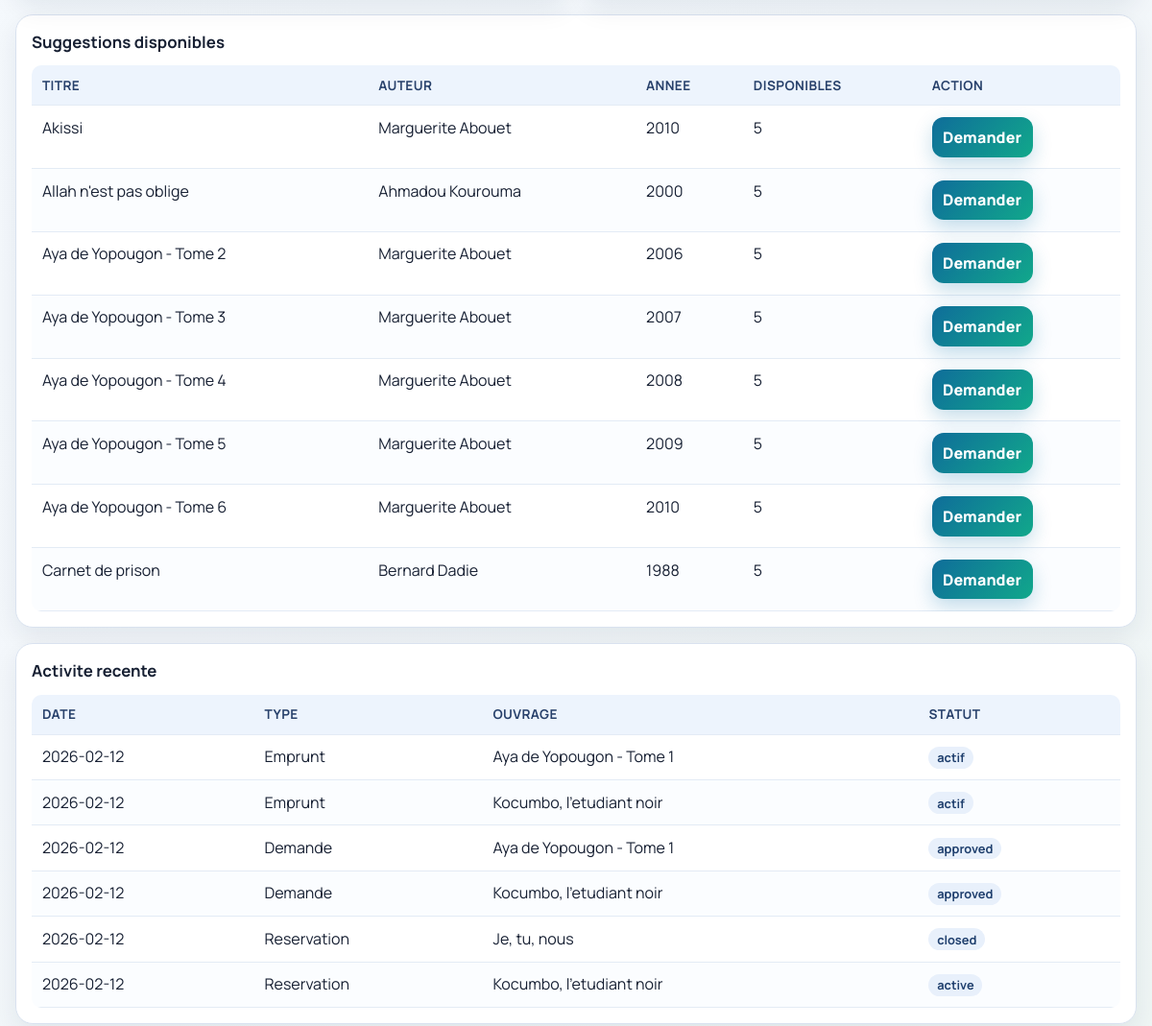
The app's page /me (signed in, middle part), older data.
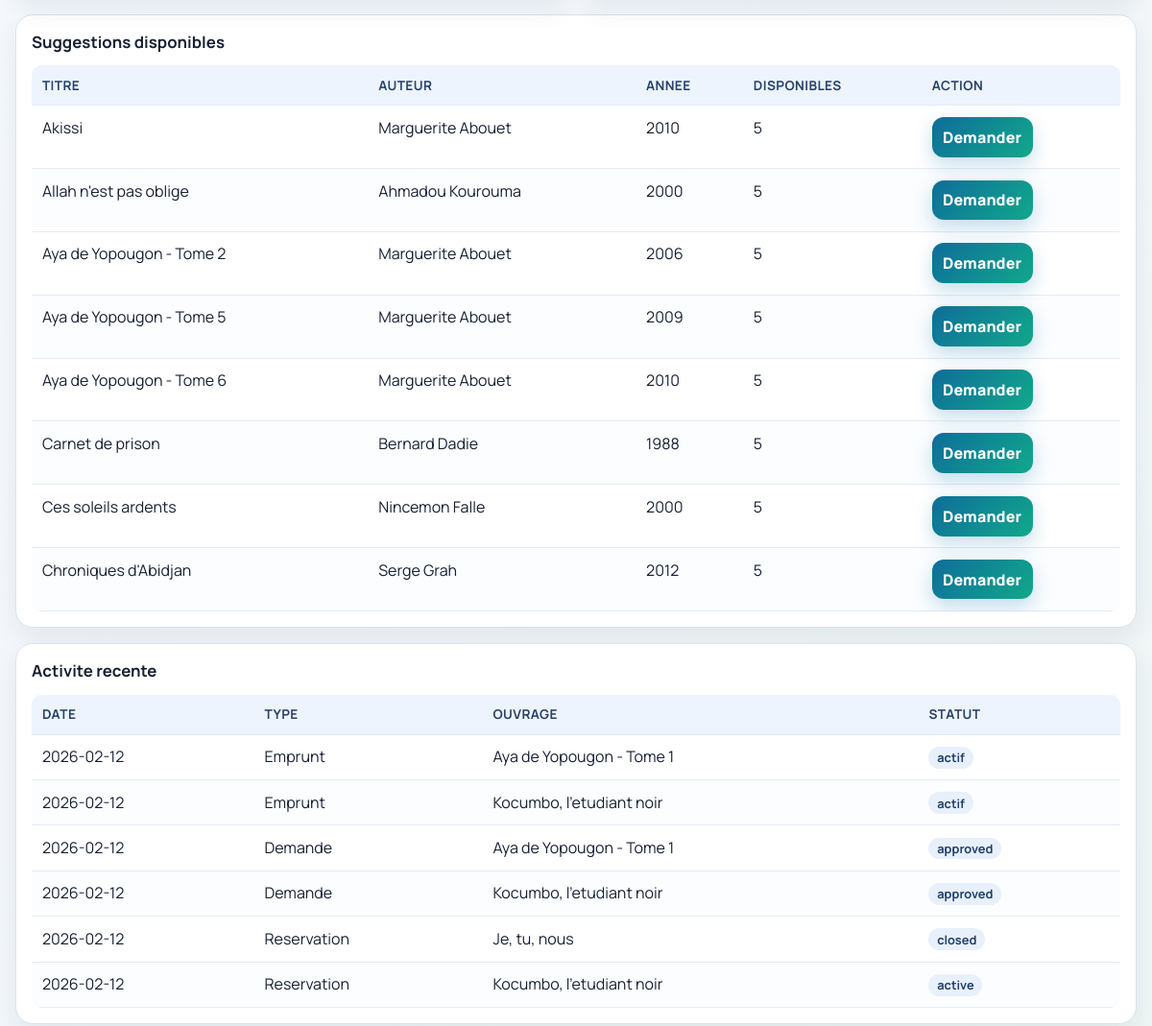
The same page, newer data.
### tables this page shows
CREATE TABLE books (
                id INTEGER PRIMARY KEY AUTOINCREMENT,
                title TEXT NOT NULL,
                author TEXT NOT NULL,
                isbn TEXT UNIQUE,
                total_copies INTEGER NOT NULL CHECK(total_copies >= 0),
                available_copies INTEGER NOT NULL CHECK(available_copies >= 0)
            , publisher TEXT, publication_year INTEGER);

### app.py (the view)
@app.route("/me")
@login_required
def user_dashboard():
    user = get_current_user()
    if user and user["role"] == "admin":
        return redirect(url_for("admin_dashboard"))
    with get_db_connection() as conn:
        sync_user_suspensions(conn)
        user_stats = {
            "active_loans": conn.execute(
                "SELECT COUNT(*) AS c FROM loans WHERE user_id = ? AND return_date IS NULL",
                (user["id"],),
            ).fetchone()["c"],
            "overdue_loans": conn.execute(
                """
                SELECT COUNT(*) AS c
                FROM loans
                WHERE user_id = ? AND return_date IS NULL
                  AND due_date IS NOT NULL AND due_date < date('now')
                """,
                (user["id"],),
            ).fetchone()["c"],
            "pending_requests": conn.execute(
                """
                SELECT COUNT(*) AS c
                FROM loan_requests
                WHERE user_id = ? AND status = 'pending'
                """,
                (user["id"],),
            ).fetchone()["c"],
            "active_reservations": conn.execute(
                """
                SELECT COUNT(*) AS c
                FROM reservations
                WHERE user_id = ? AND status = 'active'
                """,
                (user["id"],),
            ).fetchone()["c"],
        }
        my_active_loans = conn.execute(
            """
            SELECT l.id, l.loan_date, l.due_date, b.title AS book_title,
                   CASE
                       WHEN l.due_date IS NOT NULL AND l.due_date < date('now') THEN 1
                       ELSE 0
                   END AS is_overdue
            FROM loans l
            JOIN books b ON b.id = l.book_id
            WHERE l.user_id = ? AND l.return_date IS NULL
            ORDER BY l.id DESC
            """,
            (user["id"],),
        ).fetchall()
        my_history = conn.execute(
            """
            SELECT l.id, l.loan_date, l.due_date, l.return_date, b.title AS book_title
            FROM loans l
            JOIN books b ON b.id = l.book_id
            WHERE l.user_id = ?
            ORDER BY l.id DESC
            LIMIT 20
            """,
            (user["id"],),
        ).fetchall()
        overdue_details = conn.execute(
            """
            SELECT b.title AS book_title, l.due_date
            FROM loans l
            JOIN books b ON b.id = l.book_id
            WHERE l.user_id = ? AND l.return_date IS NULL
              AND l.due_date IS NOT NULL AND l.due_date < date('now')
            ORDER BY l.due_date ASC
            """,
            (user["id"],),
        ).fetchall()
        due_soon = conn.execute(
            """
            SELECT b.title AS book_title, l.due_date
            FROM loans l
            JOIN books b ON b.id = l.book_id
            WHERE l.user_id = ? AND l.return_date IS NULL
              AND l.due_date IS NOT NULL
              AND l.due_date BETWEEN date('now') AND date('now', '+3 day')
            ORDER BY l.due_date ASC
            """,
            (user["id"],),
        ).fetchall()
        my_requests = conn.execute(
            """
            SELECT r.id, r.request_date, r.status, b.title AS book_title
            FROM loan_requests r
            JOIN books b ON b.id = r.book_id
            WHERE r.user_id = ?
            ORDER BY r.id DESC
            """,
            (user["id"],),
        ).fetchall()
        my_reservations = conn.execute(
            """
            SELECT r.id, r.reservation_date, r.status, b.title AS book_title
            FROM reservations r
            JOIN books b ON b.id = r.book_id
            WHERE r.user_id = ?
            ORDER BY r.id DESC
            """,
            (user["id"],),
        ).fetchall()
        books_list = conn.execute(
            "SELECT id, title, author, publication_year, available_copies FROM books ORDER BY title"
        ).fetchall()
        suggested_books = conn.execute(
            """
            SELECT id, title, author, publication_year, available_copies
            FROM books
            WHERE available_copies > 0
            ORDER BY available_copies DESC, title ASC
            LIMIT 8
            """
        ).fetchall()
        recent_activity = conn.execute(
            """
            SELECT event_date, event_type, item_title, status
            FROM (
                SELECT l.loan_date AS event_date,
                       'Emprunt' AS event_type,
                       b.title AS item_title,
                       CASE
                           WHEN l.return_date IS NULL THEN 'actif'
                           ELSE 'retourne'
                       END AS status
                FROM loans l
                JOIN books b ON b.id = l.book_id
                WHERE l.user_id = ?

                UNION ALL

                SELECT r.request_date AS event_date,
                       'Demande' AS event_type,
                       b.title AS item_title,
                       r.status AS status
                FROM loan_requests r
                JOIN books b ON b.id = r.book_id
                WHERE r.user_id = ?

                UNION ALL

                SELECT rs.reservation_date AS event_date,
                       'Reservation' AS event_type,
                       b.title AS item_title,
                       rs.status AS status
                FROM reservations rs
                JOIN books b ON b.id = rs.book_id
                WHERE rs.user_id = ?
            )
            ORDER BY event_date DESC
            LIMIT 12
            """,
            (user["id"], user["id"], user["id"]),
        ).fetchall()
        weekly_user_rows = conn.execute(
            """
            WITH RECURSIVE days(day) AS (
                SELECT date('now', '-6 day')
                UNION ALL
                SELECT date(day, '+1 day') FROM days WHERE day < date('now')
            )
            SELECT
                day,
                COALESCE((
                    SELECT COUNT(*)
                    FROM loans l
                    WHERE l.user_id = ? AND l.loan_date = day
                ), 0) AS loans_count,
                COALESCE((
                    SELECT COUNT(*)
                    FROM loan_requests r
                    WHERE r.user_id = ? AND r.request_date = day
                ), 0) AS requests_count,
                COALESCE((
                    SELECT COUNT(*)
                    FROM reservations rs
                    WHERE rs.user_id = ? AND rs.reservation_date = day
                ), 0) AS reservations_count
            FROM days
            ORDER BY day
            """,
            (user["id"], user["id"], user["id"]),
        ).fetchall()
    user_overview_chart = {
        "labels": ["Emprunts actifs", "Retards", "Demandes en attente", "Reservations actives"],
        "values": [
            user_stats["active_loans"],
            user_stats["overdue_loans"],
            user_stats["pending_requests"],
            user_stats["active_reservations"],
        ],
    }
    weekly_user_chart = {
        "labels": [row["day"] for row in weekly_user_rows],
        "loans": [row["loans_count"] for row in weekly_user_rows],
        "requests": [row["requests_count"] for row in weekly_user_rows],
        "reservations": [row["reservations_count"] for row in weekly_user_rows],
    }
    return render_template(
        "user_dashboard.html",
        user_stats=user_stats,
        overdue_details=overdue_details,
        due_soon=due_soon,
        recent_activity=recent_activity,
        suggested_books=suggested_books,
        my_active_loans=my_active_loans,
        my_history=my_history,
        my_requests=my_requests,
        my_reservations=my_reservations,
        books=books_list,
        user_overview_chart=user_overview_chart,
        weekly_user_chart=weekly_user_chart,
    )

### app.py (called while the page is built)
def get_db_connection() -> sqlite3.Connection:
    conn = sqlite3.connect(DB_PATH)
    conn.row_factory = sqlite3.Row
    conn.execute("PRAGMA foreign_keys = ON")
    return conn

def get_current_user() -> Optional[sqlite3.Row]:
    user_id = session.get("user_id")
    if not user_id:
        return None
    with get_db_connection() as conn:
        sync_user_suspensions(conn)
        return conn.execute("SELECT * FROM users WHERE id = ?", (user_id,)).fetchone()

def login_required(view):
    @wraps(view)
    def wrapped(*args, **kwargs):
        if not session.get("user_id"):
            flash("Veuillez vous connecter.", "error")
            return redirect(url_for("login"))
        return view(*args, **kwargs)
    return wrapped

@app.context_processor
def inject_user():
    return {"session_user": get_current_user()}

### templates/user_dashboard.html (shortened to what this page needs)
{% extends "base.html" %}
{% block content %}
<section class="dashboard-grid">
</section>
<section class="card">
    <h3>Suggestions disponibles</h3>
    <table>
        <thead><tr><th>Titre</th><th>Auteur</th><th>Annee</th><th>Disponibles</th><th>Action</th></tr></thead>
        <tbody>
            {% for book in suggested_books %}
            <tr>
                <td>{{ book.title }}</td>
                <td>{{ book.author }}</td>
                <td>{{ book.publication_year or '-' }}</td>
                <td>{{ book.available_copies }}</td>
                <td>
                    <form method="post" action="{{ url_for('create_loan_request') }}" class="inline-form">
                        <button type="submit" {% if session_user.is_suspended %}disabled{% endif %}>Demander</button>
                    </form>
                </td>
            </tr>
            {% else %}
            <tr><td colspan="5">Aucune suggestion.</td></tr>
            {% endfor %}
        </tbody>
    </table>
</section>
<section class="card">
    <h3>Activite recente</h3>
    <table>
        <thead><tr><th>Date</th><th>Type</th><th>Ouvrage</th><th>Statut</th></tr></thead>
        <tbody>
            {% for event in recent_activity %}
            <tr>
                <td>{{ event.event_date }}</td>
                <td>{{ event.event_type }}</td>
                <td>{{ event.item_title }}</td>
                <td><span class="status-chip">{{ event.status }}</span></td>
            </tr>
            {% else %}
            <tr><td colspan="4">Aucune activite recente.</td></tr>
            {% endfor %}
        </tbody>
    </table>
</section>
{% endblock %}

Row changes from the older to the newer data that the page shows:
no longer on this page (row edited): books: title "Aya de Yopougon - Tome 3", author "Marguerite Abouet", publication_year "2007", available_copies "5", shown under "Suggestions disponibles"
no longer on this page (row edited): books: title "Aya de Yopougon - Tome 4", author "Marguerite Abouet", publication_year "2008", available_copies "5", shown under "Suggestions disponibles"
now on this page (row unchanged): books: title "Ces soleils ardents", author "Nincemon Falle", publication_year "2000", available_copies "5", shown under "Suggestions disponibles"
now on this page (row unchanged): books: title "Chroniques d'Abidjan", author "Serge Grah", publication_year "2012", available_copies "5", shown under "Suggestions disponibles"
